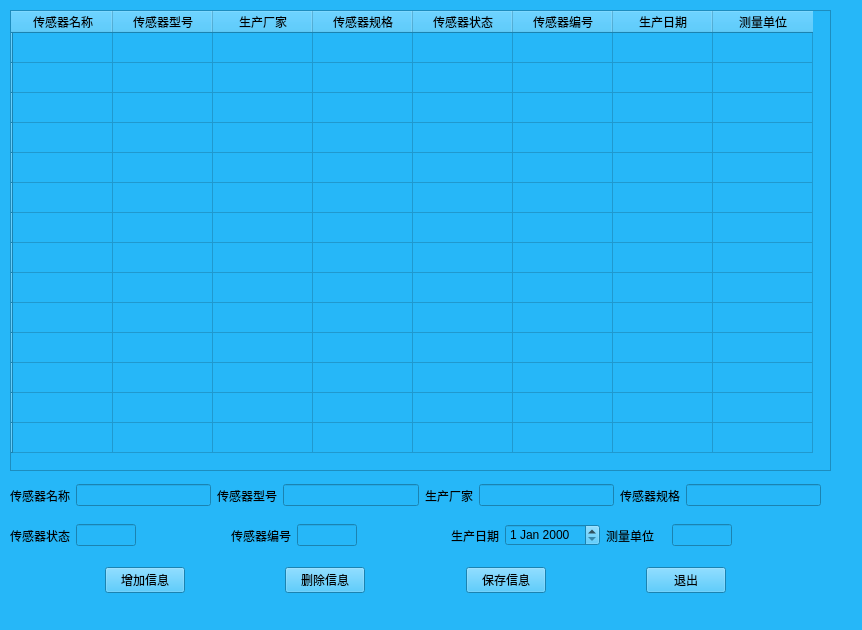
<?xml version="1.0" encoding="UTF-8"?>
<ui version="4.0">
 <class>DeflectSensor</class>
 <widget class="QWidget" name="DeflectSensor">
  <property name="geometry">
   <rect>
    <x>0</x>
    <y>0</y>
    <width>862</width>
    <height>630</height>
   </rect>
  </property>
  <property name="maximumSize">
   <size>
    <width>1020</width>
    <height>630</height>
   </size>
  </property>
  <property name="windowTitle">
   <string>挠度传感器</string>
  </property>
  <property name="styleSheet">
   <string notr="true">background:rgb(38, 183, 248)</string>
  </property>
  <widget class="QTableWidget" name="tableWidget">
   <property name="geometry">
    <rect>
     <x>10</x>
     <y>10</y>
     <width>821</width>
     <height>461</height>
    </rect>
   </property>
   <row>
    <property name="text">
     <string/>
    </property>
   </row>
   <row>
    <property name="text">
     <string/>
    </property>
   </row>
   <row>
    <property name="text">
     <string/>
    </property>
   </row>
   <row>
    <property name="text">
     <string/>
    </property>
   </row>
   <row>
    <property name="text">
     <string/>
    </property>
   </row>
   <row>
    <property name="text">
     <string/>
    </property>
   </row>
   <row>
    <property name="text">
     <string/>
    </property>
   </row>
   <row>
    <property name="text">
     <string/>
    </property>
   </row>
   <row>
    <property name="text">
     <string/>
    </property>
   </row>
   <row>
    <property name="text">
     <string/>
    </property>
   </row>
   <row>
    <property name="text">
     <string/>
    </property>
   </row>
   <row>
    <property name="text">
     <string/>
    </property>
   </row>
   <row>
    <property name="text">
     <string/>
    </property>
   </row>
   <row>
    <property name="text">
     <string/>
    </property>
   </row>
   <column>
    <property name="text">
     <string>传感器名称</string>
    </property>
   </column>
   <column>
    <property name="text">
     <string>传感器型号</string>
    </property>
   </column>
   <column>
    <property name="text">
     <string>生产厂家</string>
    </property>
   </column>
   <column>
    <property name="text">
     <string>传感器规格</string>
    </property>
   </column>
   <column>
    <property name="text">
     <string>传感器状态</string>
    </property>
   </column>
   <column>
    <property name="text">
     <string>传感器编号</string>
    </property>
   </column>
   <column>
    <property name="text">
     <string>生产日期</string>
    </property>
   </column>
   <column>
    <property name="text">
     <string>测量单位</string>
    </property>
   </column>
  </widget>
  <widget class="QWidget" name="verticalLayoutWidget">
   <property name="geometry">
    <rect>
     <x>10</x>
     <y>480</y>
     <width>811</width>
     <height>31</height>
    </rect>
   </property>
   <layout class="QHBoxLayout" name="horizontalLayout">
    <item>
     <widget class="QLabel" name="label">
      <property name="text">
       <string>传感器名称</string>
      </property>
     </widget>
    </item>
    <item>
     <widget class="QLineEdit" name="SenNamelineEdit"/>
    </item>
    <item>
     <widget class="QLabel" name="label_2">
      <property name="text">
       <string>传感器型号</string>
      </property>
     </widget>
    </item>
    <item>
     <widget class="QLineEdit" name="ModellineEdit"/>
    </item>
    <item>
     <widget class="QLabel" name="label_3">
      <property name="text">
       <string>生产厂家</string>
      </property>
     </widget>
    </item>
    <item>
     <widget class="QLineEdit" name="ManufalineEdit"/>
    </item>
    <item>
     <widget class="QLabel" name="label_4">
      <property name="text">
       <string>传感器规格</string>
      </property>
     </widget>
    </item>
    <item>
     <widget class="QLineEdit" name="SpftionlineEdit"/>
    </item>
   </layout>
  </widget>
  <widget class="QWidget" name="verticalLayoutWidget_2">
   <property name="geometry">
    <rect>
     <x>10</x>
     <y>520</y>
     <width>811</width>
     <height>31</height>
    </rect>
   </property>
   <layout class="QHBoxLayout" name="horizontalLayout_2">
    <item>
     <widget class="QLabel" name="label_5">
      <property name="maximumSize">
       <size>
        <width>70</width>
        <height>16777215</height>
       </size>
      </property>
      <property name="text">
       <string>传感器状态</string>
      </property>
     </widget>
    </item>
    <item>
     <widget class="QLineEdit" name="StatuelineEdit">
      <property name="maximumSize">
       <size>
        <width>60</width>
        <height>16777215</height>
       </size>
      </property>
     </widget>
    </item>
    <item>
     <spacer name="horizontalSpacer">
      <property name="orientation">
       <enum>Qt::Horizontal</enum>
      </property>
      <property name="sizeHint" stdset="0">
       <size>
        <width>40</width>
        <height>20</height>
       </size>
      </property>
     </spacer>
    </item>
    <item>
     <widget class="QLabel" name="label_6">
      <property name="maximumSize">
       <size>
        <width>80</width>
        <height>16777215</height>
       </size>
      </property>
      <property name="text">
       <string>传感器编号</string>
      </property>
     </widget>
    </item>
    <item>
     <widget class="QLineEdit" name="NumlineEdit">
      <property name="maximumSize">
       <size>
        <width>60</width>
        <height>16777215</height>
       </size>
      </property>
     </widget>
    </item>
    <item>
     <spacer name="horizontalSpacer_8">
      <property name="orientation">
       <enum>Qt::Horizontal</enum>
      </property>
      <property name="sizeHint" stdset="0">
       <size>
        <width>40</width>
        <height>20</height>
       </size>
      </property>
     </spacer>
    </item>
    <item>
     <widget class="QLabel" name="label_7">
      <property name="maximumSize">
       <size>
        <width>70</width>
        <height>16777215</height>
       </size>
      </property>
      <property name="text">
       <string>生产日期</string>
      </property>
     </widget>
    </item>
    <item>
     <widget class="QDateEdit" name="ProdateEdit">
      <property name="maximumSize">
       <size>
        <width>120</width>
        <height>16777215</height>
       </size>
      </property>
     </widget>
    </item>
    <item>
     <widget class="QLabel" name="label_8">
      <property name="minimumSize">
       <size>
        <width>60</width>
        <height>0</height>
       </size>
      </property>
      <property name="text">
       <string>测量单位</string>
      </property>
     </widget>
    </item>
    <item>
     <widget class="QLineEdit" name="UnitlineEdit">
      <property name="maximumSize">
       <size>
        <width>60</width>
        <height>16777215</height>
       </size>
      </property>
     </widget>
    </item>
    <item>
     <spacer name="horizontalSpacer_2">
      <property name="orientation">
       <enum>Qt::Horizontal</enum>
      </property>
      <property name="sizeHint" stdset="0">
       <size>
        <width>40</width>
        <height>20</height>
       </size>
      </property>
     </spacer>
    </item>
   </layout>
  </widget>
  <widget class="QWidget" name="verticalLayoutWidget_3">
   <property name="geometry">
    <rect>
     <x>10</x>
     <y>560</y>
     <width>811</width>
     <height>41</height>
    </rect>
   </property>
   <layout class="QHBoxLayout" name="horizontalLayout_3">
    <item>
     <spacer name="horizontalSpacer_3">
      <property name="orientation">
       <enum>Qt::Horizontal</enum>
      </property>
      <property name="sizeHint" stdset="0">
       <size>
        <width>40</width>
        <height>20</height>
       </size>
      </property>
     </spacer>
    </item>
    <item>
     <widget class="QPushButton" name="addinfopushButton">
      <property name="text">
       <string>增加信息</string>
      </property>
     </widget>
    </item>
    <item>
     <spacer name="horizontalSpacer_4">
      <property name="orientation">
       <enum>Qt::Horizontal</enum>
      </property>
      <property name="sizeHint" stdset="0">
       <size>
        <width>40</width>
        <height>20</height>
       </size>
      </property>
     </spacer>
    </item>
    <item>
     <widget class="QPushButton" name="deleinfopushButton">
      <property name="text">
       <string>删除信息</string>
      </property>
     </widget>
    </item>
    <item>
     <spacer name="horizontalSpacer_7">
      <property name="orientation">
       <enum>Qt::Horizontal</enum>
      </property>
      <property name="sizeHint" stdset="0">
       <size>
        <width>40</width>
        <height>20</height>
       </size>
      </property>
     </spacer>
    </item>
    <item>
     <widget class="QPushButton" name="savepushButton">
      <property name="text">
       <string>保存信息</string>
      </property>
     </widget>
    </item>
    <item>
     <spacer name="horizontalSpacer_5">
      <property name="orientation">
       <enum>Qt::Horizontal</enum>
      </property>
      <property name="sizeHint" stdset="0">
       <size>
        <width>40</width>
        <height>20</height>
       </size>
      </property>
     </spacer>
    </item>
    <item>
     <widget class="QPushButton" name="quitpushButton">
      <property name="text">
       <string>退出</string>
      </property>
     </widget>
    </item>
    <item>
     <spacer name="horizontalSpacer_6">
      <property name="orientation">
       <enum>Qt::Horizontal</enum>
      </property>
      <property name="sizeHint" stdset="0">
       <size>
        <width>40</width>
        <height>20</height>
       </size>
      </property>
     </spacer>
    </item>
   </layout>
  </widget>
 </widget>
 <resources/>
 <connections/>
</ui>
